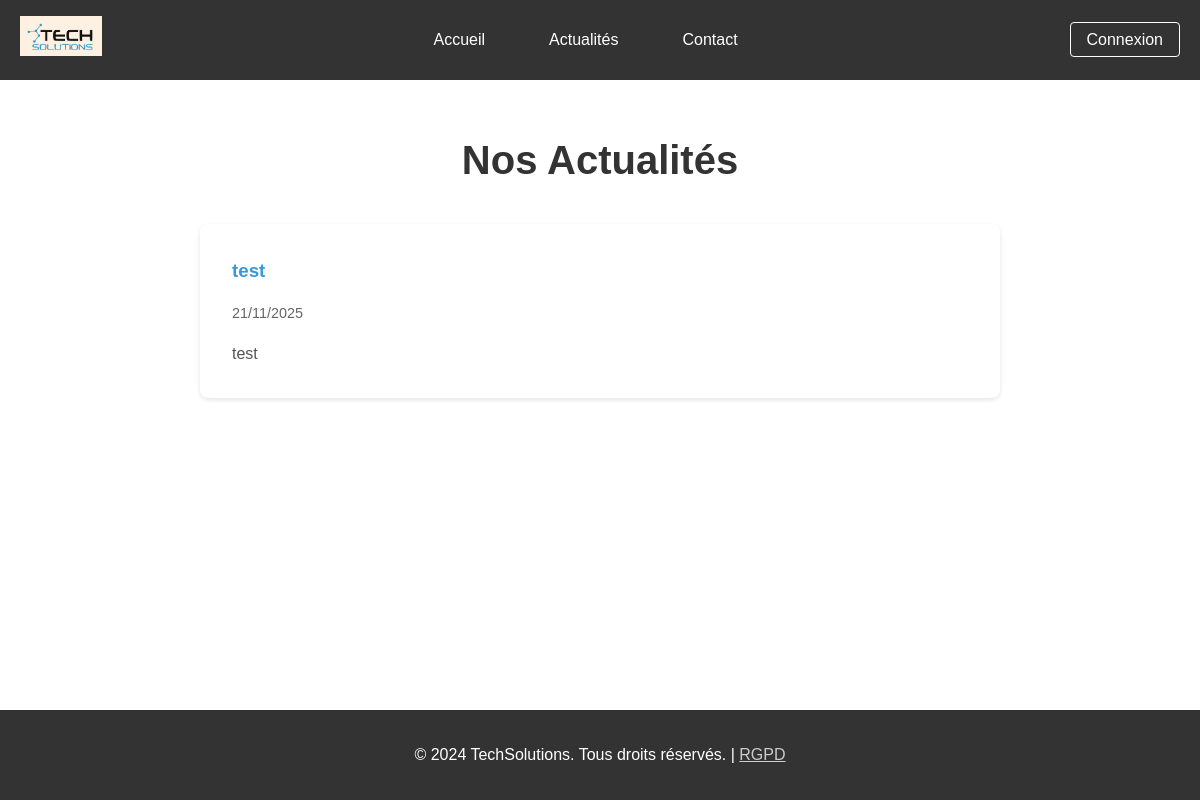
Page /actualites.php on the earlier database version.
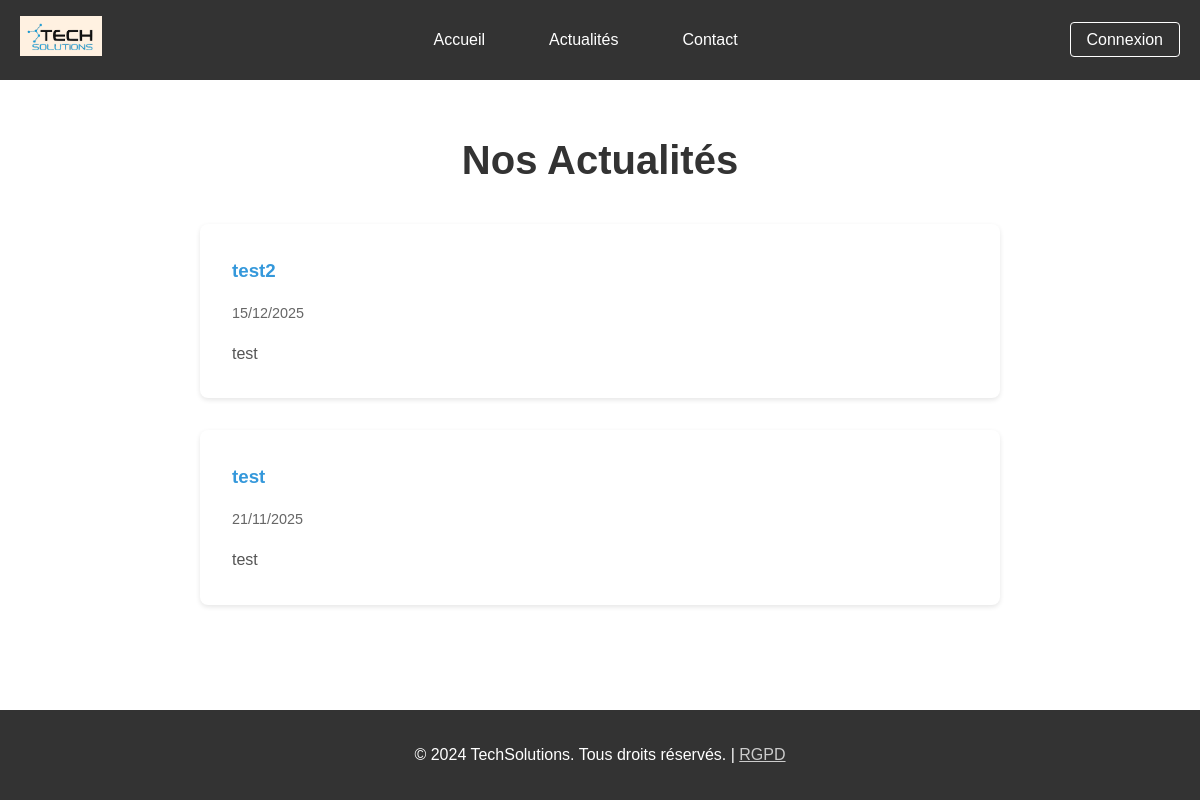
Same page on the later database version.
### tables this page shows
CREATE TABLE `actualites` (
  `id` int(11) NOT NULL AUTO_INCREMENT,
  `titre` varchar(200) NOT NULL,
  `contenu` text NOT NULL,
  `date_publication` timestamp NOT NULL DEFAULT current_timestamp(),
  `actif` tinyint(1) DEFAULT 1,
  PRIMARY KEY (`id`)
);

### actualites.php (the view, shortened to what this page needs)
<?php
require_once 'config.php';
try {
    $actualites = $pdo->query("SELECT * FROM actualites WHERE actif = 1 ORDER BY date_publication DESC")->fetchAll();
} catch(Exception $e) {
    $actualites = [];
}
?>
<!DOCTYPE html>
<html lang="fr">
<head>
    <link rel="stylesheet" href="assets/style.css">
</head>
<body>
    <header>
        <div class="container">
            <nav>
                <div class="logo">
                    <a href="index.php"><img src="assets/logo.png" alt="TechSolutions"></a>
                </div>
                <ul class="nav-center">
                    <li><a href="index.php">Accueil</a></li>
                    <li><a href="actualites.php">Actualités</a></li>
                    <li><a href="contact.php">Contact</a></li>
                </ul>
                <div class="nav-right">
                    <a href="admin/login.php" class="login-btn">Connexion</a>
                </div>
            </nav>
        </div>
    </header>
    <section class="section">
        <div class="container">
            <h1>Nos Actualités</h1>
            <div class="actualites-grid">
                <?php if ($actualites): ?>
                    <?php foreach ($actualites as $actu): ?>
                    <div class="actualite-card">
                        <h3><?php echo htmlspecialchars($actu['titre']); ?></h3>
                        <div class="date"><?php echo date('d/m/Y', strtotime($actu['date_publication'])); ?></div>
                        <p><?php echo nl2br(htmlspecialchars($actu['contenu'])); ?></p>
                    </div>
                    <?php endforeach; ?>
                <?php endif; ?>
            </div>
        </div>
    </section>
    <footer>
        <div class="container">
            <p>&copy; 2024 TechSolutions. Tous droits réservés. | <a href="rgpd.php" style="color: #ccc;">RGPD</a></p>
        </div>
    </footer>
</body>
</html>

Differences in the rows shown:
added actualites: titre "test2", date_publication "15/12/2025", contenu "test"
